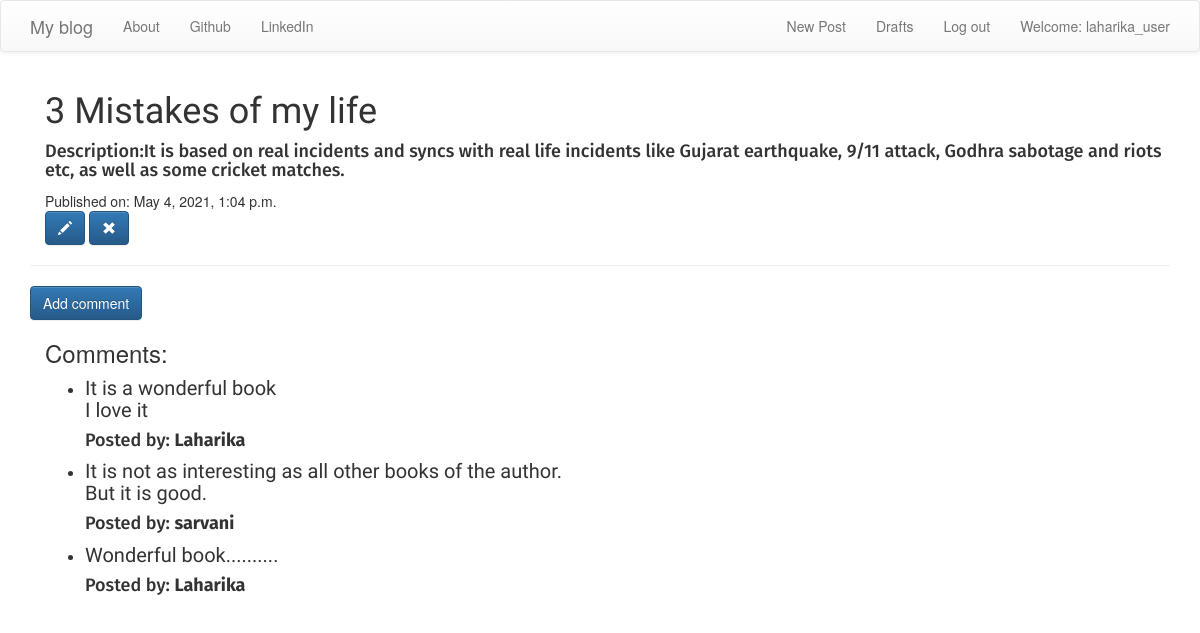
Page /detail/10/ (signed in) on the committed database.
### Blog/models.py (models this page shows, shortened)
class Post(models.Model):
    author=models.CharField(max_length=100)
    title=models.CharField(max_length=100)
    text=models.TextField()
    created_date=models.DateTimeField(default=timezone.now)
    published_date=models.DateTimeField(blank=True,null=True)

class Comment(models.Model):
    post=models.ForeignKey('Post',related_name="comments",on_delete=models.CASCADE)
    writer=models.CharField(max_length=100)
    text=models.TextField()
    created_date=models.DateTimeField(default=timezone.now)
    approved_comment=models.BooleanField(default=False)

### Blog/views.py (the view)
# urls.py: path('detail/<int:pk>/',PostDetailView.as_view(),name="detail"),
class PostDetailView(DetailView):
    model=Post

### Blog/templates/blog/post_detail.html (shortened to what this page needs)
{% extends 'blog/base.html' %}
{% block content %}
  <div class="container">
      <h1 class="titles" >{{ post.title }}</h1>
      <h4 class='postcontent' >Description:{{ post.text|safe|linebreaksbr }}</h4>
      {% if post.published_date %}
          <div class="date postdate">
              Published on: {{ post.published_date }}
          </div>
      {% else %}
          <a class="btn btn-default" href="{% url 'publish' pk=post.pk %}">Publish</a>
      {% endif %}
      {% if user.is_authenticated %}
          <a class="btn btn-primary" href="{% url 'update' pk=post.pk %}"><span class="glyphicon glyphicon-pencil"></span></a>
          <a class="btn btn-primary" href="{% url 'delete' pk=post.pk %}"><span class="glyphicon glyphicon-remove"></span></a>
      {% endif %}
  </div>
  <hr>
  <a class="btn btn-primary btn-comment" href="{% url 'comment' pk=post.pk %}">Add comment</a>
  <div class="container">
    <h3 class="titles">Comments:</h3>
  {% for comment in post.comments.all %}
      {% if user.is_authenticated or comment.approved_comment %}
          <ul>
          <li><h4>{{ comment.text|safe|linebreaks }}</h4></li>
          <h4>Posted by: <strong>{{ comment.writer }}</strong></h4>
          </ul>
      {% endif %}
  {% empty %}
      <p>No comments posted.</p>
  {% endfor %}
  </div>
{% endblock %}

### Blog/templates/blog/base.html (shortened to what this page needs)
<!DOCTYPE html>
{% load static %}
<html lang="en" dir="ltr">
  <head>
      <link rel="stylesheet" href="https://maxcdn.bootstrapcdn.com/bootstrap/3.3.7/css/bootstrap.min.css">
      <link rel="stylesheet" href="//cdn.jsdelivr.net/medium-editor/latest/css/medium-editor.min.css" type="text/css" media="screen" charset="utf-8">
      <link rel="stylesheet" href="https://maxcdn.bootstrapcdn.com/bootstrap/3.3.7/css/bootstrap-theme.min.css">
  </head>
  <body class="">
    <nav class="navbar navbar-default">
    <div class="container">
      <ul class="nav navbar-nav">
        <li><a class='navbar-brand bigbrand' href="{% url 'list' %}">My  blog</a></li>
        <li><a href="{% url 'about'%}">About</a></li>
        <li><a href="https://github.com/laharikaneelam">Github</a></li>
        <li><a href="https://www.linkedin.com/in/laharikaneelam/">LinkedIn</a></li>
      </ul>
      <ul class="nav navbar-nav navbar-right">
        {% if user.is_authenticated %}
        <li>
          <a href="{% url 'create_post' %}" >New Post</a>
        </li>
        <li>
          <a href="{% url 'draft' %}">Drafts</a>
        </li>
        <li>
          <a href="{% url 'logout' %}" >Log out</a>
        </li>
        <li>
          <a >Welcome: {{ user.username }}</a>
        </li>
          {% else %}
          <li><a class='nav navbar-right' href="{% url 'login' %}" ><span class="glyphicon glyphicon-user"></span></a></li>
        {% endif %}
      </ul>
  </div>
  </nav>
  <div class="container">
    {% block content %}
    {% endblock %}
  </div>
  </body>
</html>

### Blog/templates/blog/base.html (style rules this page uses)
h1 { font-family: 'Girassol', cursive; }
h4 { font-family: 'Fira Sans', sans-serif; }
p { font-family: 'Girassol', cursive; font-size: 20px; }

### rows in the picture
Post: title "3 Mistakes of my life", text "It is based on real incidents and syncs with real life incidents like Gujarat earthquake, 9/11 attack, Godhra sabotage and riots etc, as well as some cricket matches.", published_date "May 4, 2021, 1:04 p.m."
Comment: text "It is a wonderful book I love it", writer "Laharika"
Comment: text "It is not as interesting as all other books of the author. But it is good.", writer "sarvani"
Comment: text "Wonderful book..........", writer "Laharika"

### other values in the picture
{{ user.username }} "laharika_user"
